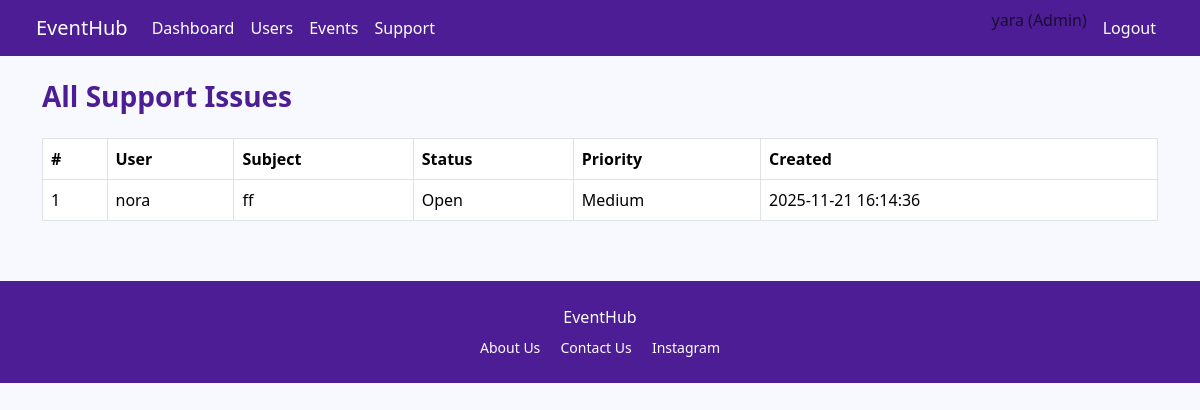
Page /admin_support.php (signed in) on the committed database.
### tables this page shows
CREATE TABLE `support_issues` (
  `issue_id` int(11) NOT NULL,
  `support_user_id` int(11) NOT NULL,
  `subject` varchar(300) NOT NULL,
  `description` text NOT NULL,
  `issue_status` enum('Open','In Progress','Resolved','Closed') DEFAULT 'Open',
  `priority` enum('Low','Medium','High','Critical') DEFAULT 'Medium',
  `created_at` timestamp NOT NULL DEFAULT current_timestamp(),
  `resolved_at` timestamp NULL DEFAULT NULL
);

CREATE TABLE `users` (
  `user_id` int(11) NOT NULL,
  `full_name` varchar(200) NOT NULL,
  `email` varchar(255) NOT NULL,
  `phone_number` varchar(20) NOT NULL,
  `password_hash` varchar(255) NOT NULL,
  `user_role` enum('Event Enthusiast','Event Organizer','Admin','Support') NOT NULL,
  `email_verified` tinyint(1) DEFAULT 0,
  `phone_verified` tinyint(1) DEFAULT 0,
  `notification_enabled` tinyint(1) DEFAULT 1,
  `notification_type` enum('All Updates','Only Important','None') DEFAULT 'All Updates',
  `created_at` timestamp NOT NULL DEFAULT current_timestamp(),
  `updated_at` timestamp NOT NULL DEFAULT current_timestamp() ON UPDATE current_timestamp(),
  `last_login` timestamp NULL DEFAULT NULL,
  `account_status` enum('Active','Suspended','Deleted') DEFAULT 'Active'
);

### admin_support.php (the view, shortened to what this page needs)
<?php
require_once __DIR__ . '/includes/header.php';
require_once __DIR__ . '/includes/navbar.php';
global $pdo;
$issues = $pdo->query("SELECT i.*, u.full_name AS requester_name FROM support_issues i LEFT JOIN users u ON i.support_user_id = u.user_id ORDER BY i.created_at DESC")->fetchAll();
?>
<div class="container mt-4">
    <h3 class="mb-4 page-title">All Support Issues</h3>
    <table class="table table-bordered table-purple">
        <thead>
            <tr>
                <th>#</th><th>User</th><th>Subject</th><th>Status</th><th>Priority</th><th>Created</th>
            </tr>
        </thead>
        <tbody>
            <?php foreach ($issues as $i): ?>
                <tr>
                    <td><?= (int)$i['issue_id'] ?></td>
                    <td><?= htmlspecialchars($i['requester_name'] ?? '') ?></td>
                    <td><?= htmlspecialchars($i['subject']) ?></td>
                    <td><?= htmlspecialchars($i['issue_status']) ?></td>
                    <td><?= htmlspecialchars($i['priority']) ?></td>
                    <td><?= htmlspecialchars($i['created_at']) ?></td>
                </tr>
            <?php endforeach; ?>
        </tbody>
    </table>
</div>
<?php require_once __DIR__ . '/includes/footer.php'; ?>

### assets/style.css (style rules this page uses)
body { background:#f8f9ff; font-family:'Segoe UI',sans-serif; }
.page-title { color:#4c1d95; font-weight:700; }
.table-purple thead { background:#4c1d95; color:#ffffff; }

### rows in the picture
support_issues: issue_id "1", support_user.full_name "nora", subject "ff", issue_status "Open", priority "Medium", created_at "2025-11-21 16:14:36"

### other values in the picture
$_SESSION['full_name'] "yara"
$role "Admin"
